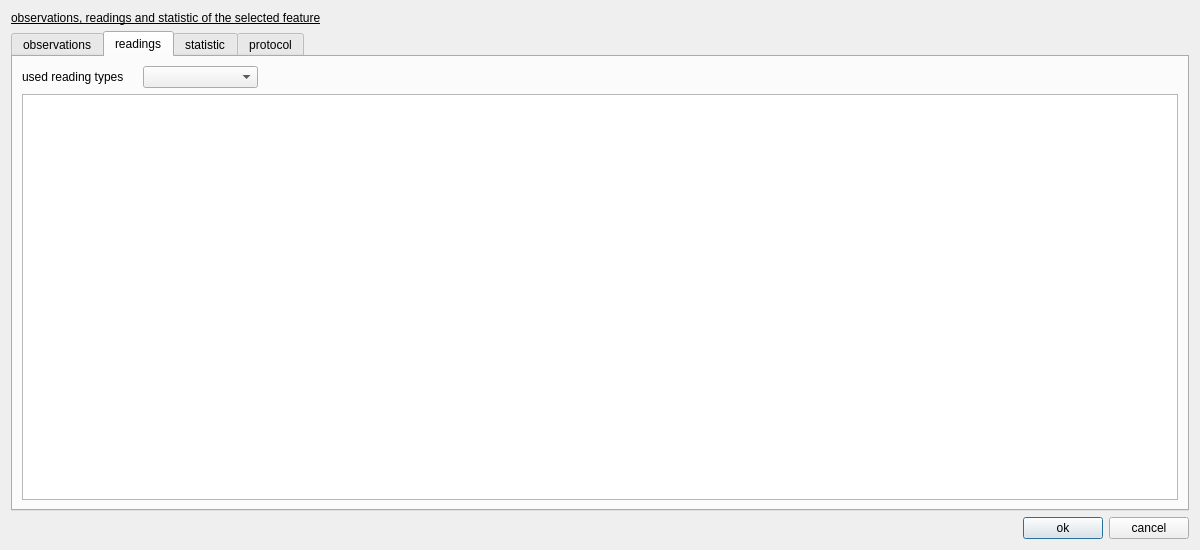
<?xml version="1.0" encoding="UTF-8"?>
<ui version="4.0">
 <class>FeatureData</class>
 <widget class="QDialog" name="FeatureData">
  <property name="geometry">
   <rect>
    <x>0</x>
    <y>0</y>
    <width>1200</width>
    <height>550</height>
   </rect>
  </property>
  <property name="windowTitle">
   <string>feature data</string>
  </property>
  <layout class="QVBoxLayout" name="verticalLayout">
   <item>
    <widget class="QLabel" name="label_dialogName">
     <property name="text">
      <string>&lt;html&gt;&lt;head/&gt;&lt;body&gt;&lt;p&gt;&lt;span style=&quot; text-decoration: underline;&quot;&gt;observations, readings and statistic of the selected feature&lt;/span&gt;&lt;/p&gt;&lt;/body&gt;&lt;/html&gt;</string>
     </property>
    </widget>
   </item>
   <item>
    <widget class="QTabWidget" name="tabWidget_selectedFeature">
     <property name="currentIndex">
      <number>1</number>
     </property>
     <widget class="QWidget" name="observations">
      <attribute name="title">
       <string>observations</string>
      </attribute>
      <layout class="QVBoxLayout" name="verticalLayout_2">
       <item>
        <widget class="QTableView" name="tableView_observation"/>
       </item>
      </layout>
     </widget>
     <widget class="QWidget" name="readings">
      <attribute name="title">
       <string>readings</string>
      </attribute>
      <layout class="QVBoxLayout" name="verticalLayout_3">
       <item>
        <layout class="QHBoxLayout" name="horizontalLayout_3" stretch="1,1,8">
         <item>
          <widget class="QLabel" name="label_readings">
           <property name="text">
            <string>used reading types</string>
           </property>
          </widget>
         </item>
         <item>
          <widget class="QComboBox" name="comboBox_readings"/>
         </item>
         <item>
          <spacer name="horizontalSpacer_2">
           <property name="orientation">
            <enum>Qt::Horizontal</enum>
           </property>
           <property name="sizeHint" stdset="0">
            <size>
             <width>40</width>
             <height>20</height>
            </size>
           </property>
          </spacer>
         </item>
        </layout>
       </item>
       <item>
        <widget class="QTableView" name="tableView_readings"/>
       </item>
      </layout>
     </widget>
     <widget class="QWidget" name="tab_statistic">
      <attribute name="title">
       <string>statistic</string>
      </attribute>
      <layout class="QVBoxLayout" name="verticalLayout_15">
       <item>
        <layout class="QHBoxLayout" name="horizontalLayout_2">
         <item>
          <widget class="QLabel" name="label_displayFunction">
           <property name="text">
            <string>displayed function statistic</string>
           </property>
          </widget>
         </item>
         <item>
          <widget class="QComboBox" name="comboBox_displayedFunction"/>
         </item>
        </layout>
       </item>
       <item>
        <widget class="QTableView" name="tableView_displayedfunctionStatistic"/>
       </item>
       <item>
        <widget class="QTabWidget" name="tabWidget_covarianceMatrices">
         <property name="currentIndex">
          <number>0</number>
         </property>
         <widget class="QWidget" name="tab_sigmaXXaposteriori">
          <attribute name="title">
           <string>Qxx á posteriori</string>
          </attribute>
          <layout class="QVBoxLayout" name="verticalLayout_4">
           <item>
            <layout class="QHBoxLayout" name="horizontalLayout_22" stretch="1,1">
             <item>
              <widget class="QLabel" name="label_s0aposteriori">
               <property name="text">
                <string>s0 á posteriori:</string>
               </property>
              </widget>
             </item>
             <item>
              <widget class="QLabel" name="label_s0aposterioriValue">
               <property name="text">
                <string/>
               </property>
              </widget>
             </item>
            </layout>
           </item>
           <item>
            <widget class="QTableView" name="tableView_qxxAposteriori"/>
           </item>
          </layout>
         </widget>
         <widget class="QWidget" name="tab_sigmaXXapriori">
          <attribute name="title">
           <string>Sxx á priori</string>
          </attribute>
          <layout class="QVBoxLayout" name="verticalLayout_14">
           <item>
            <layout class="QHBoxLayout" name="horizontalLayout_23">
             <item>
              <widget class="QLabel" name="label_s0apriori">
               <property name="text">
                <string>s0 á priori</string>
               </property>
              </widget>
             </item>
             <item>
              <widget class="QLabel" name="label_s0aprioriValue">
               <property name="text">
                <string/>
               </property>
              </widget>
             </item>
            </layout>
           </item>
           <item>
            <widget class="QTableView" name="tableView_sxxApriori"/>
           </item>
          </layout>
         </widget>
        </widget>
       </item>
      </layout>
     </widget>
     <widget class="QWidget" name="tab_protocol">
      <attribute name="title">
       <string>protocol</string>
      </attribute>
      <layout class="QVBoxLayout" name="verticalLayout_5">
       <item>
        <widget class="QTextBrowser" name="textBrowser_protocol"/>
       </item>
      </layout>
     </widget>
    </widget>
   </item>
   <item>
    <layout class="QHBoxLayout" name="horizontalLayout">
     <item>
      <spacer name="horizontalSpacer">
       <property name="orientation">
        <enum>Qt::Horizontal</enum>
       </property>
       <property name="sizeHint" stdset="0">
        <size>
         <width>40</width>
         <height>20</height>
        </size>
       </property>
      </spacer>
     </item>
     <item>
      <widget class="QPushButton" name="pushButton_ok">
       <property name="text">
        <string>ok</string>
       </property>
      </widget>
     </item>
     <item>
      <widget class="QPushButton" name="pushButton_cancel">
       <property name="text">
        <string>cancel</string>
       </property>
      </widget>
     </item>
    </layout>
   </item>
  </layout>
 </widget>
 <resources/>
 <connections/>
</ui>
